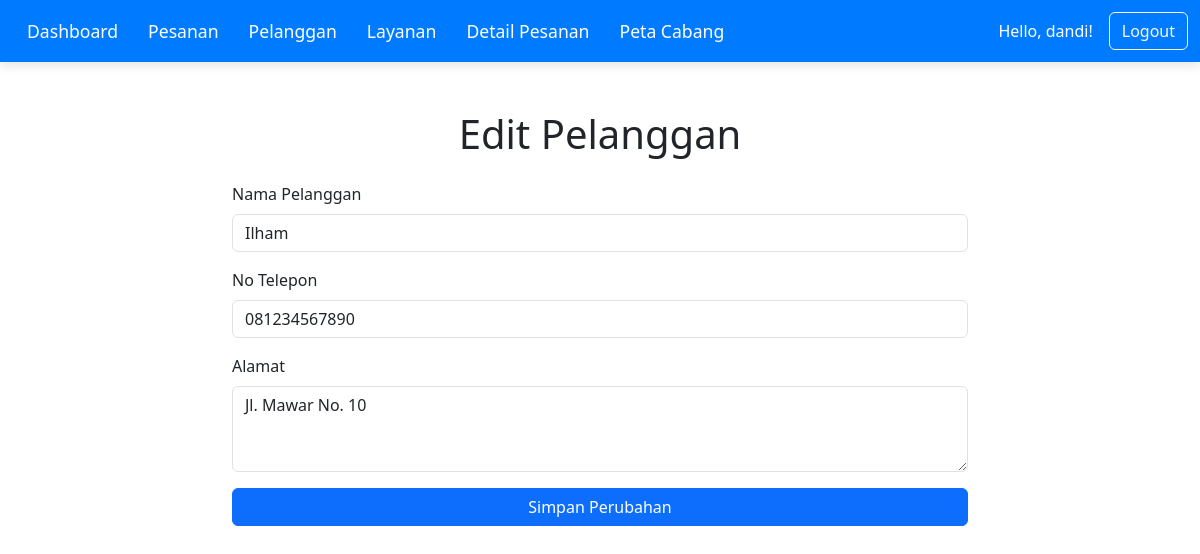
Page /edit_pelanggan.php?id=1 (signed in) on the committed database.
### tables this page shows
CREATE TABLE `pelanggan` (
  `id_pelanggan` INT AUTO_INCREMENT PRIMARY KEY,
  `nama_pelanggan` VARCHAR(100) NOT NULL,
  `no_telepon` VARCHAR(15) NOT NULL,
  `alamat` VARCHAR(255) DEFAULT NULL
);

### edit_pelanggan.php (the view, shortened to what this page needs)
<?php
include 'koneksi.php';
if (isset($_GET['id'])) {
    $id_pelanggan = $_GET['id'];
    $query = "SELECT * FROM pelanggan WHERE id_pelanggan = '$id_pelanggan'";
    $result = mysqli_query($conn, $query);
    if (mysqli_num_rows($result) == 1) {
        $row = mysqli_fetch_assoc($result);
    } else {
        echo "Pelanggan tidak ditemukan.";
        exit();
    }
} else {
    echo "ID Pelanggan tidak ditemukan.";
    exit();
}
?>
<!DOCTYPE html>
<html lang="en">
<head>
    <link href="https://cdn.jsdelivr.net/npm/bootstrap@5.3.0/dist/css/bootstrap.min.css" rel="stylesheet">
</head>
<body>
    <?php include 'nav.php'; ?>
    <div class="container mt-5">
        <h1 class="text-center mb-4">Edit Pelanggan</h1>
        <div class="row justify-content-center">
            <div class="col-md-8">
                <div class="form-container">
                    <form action="edit_pelanggan.php?id=<?php echo $id_pelanggan; ?>" method="POST">
                        <div class="mb-3">
                            <label for="nama_pelanggan" class="form-label">Nama Pelanggan</label>
                            <input type="text" class="form-control" id="nama_pelanggan" name="nama_pelanggan" value="<?php echo $row['nama_pelanggan']; ?>" required>
                        </div>
                        <div class="mb-3">
                            <label for="no_telepon" class="form-label">No Telepon</label>
                            <input type="text" class="form-control" id="no_telepon" name="no_telepon" value="<?php echo $row['no_telepon']; ?>" required>
                        </div>
                        <div class="mb-3">
                            <label for="alamat" class="form-label">Alamat</label>
                            <textarea class="form-control" id="alamat" name="alamat" rows="3" required><?php echo $row['alamat']; ?></textarea>
                        </div>
                        <button type="submit" class="btn btn-primary w-100">Simpan Perubahan</button>
                    </form>
                </div>
            </div>
        </div>
    </div>
</body>
</html>

### rows in the picture
pelanggan: nama_pelanggan "Ilham", no_telepon "081234567890", alamat "Jl. Mawar No. 10"

### other values in the picture
$_SESSION['username'] "dandi"
